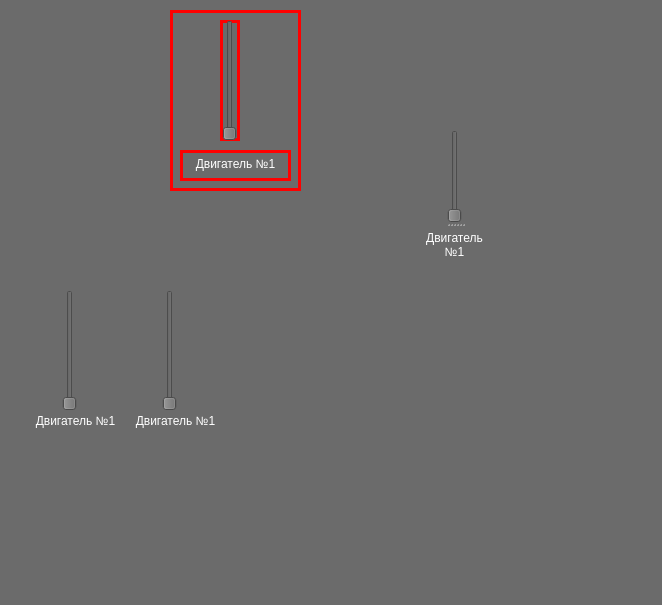
<?xml version="1.0" encoding="UTF-8"?>
<ui version="4.0">
 <class>MainWindow</class>
 <widget class="QMainWindow" name="MainWindow">
  <property name="geometry">
   <rect>
    <x>0</x>
    <y>0</y>
    <width>662</width>
    <height>605</height>
   </rect>
  </property>
  <property name="windowTitle">
   <string>MainWindow</string>
  </property>
  <property name="styleSheet">
   <string notr="true">background-color: rgb(107, 107, 107);</string>
  </property>
  <widget class="QWidget" name="centralwidget">
   <widget class="QGroupBox" name="groupBox">
    <property name="geometry">
     <rect>
      <x>170</x>
      <y>10</y>
      <width>131</width>
      <height>181</height>
     </rect>
    </property>
    <property name="styleSheet">
     <string notr="true">border: 3px solid;
border-color: rgb(255, 0, 0);</string>
    </property>
    <property name="title">
     <string/>
    </property>
    <widget class="QTextEdit" name="textEdit">
     <property name="geometry">
      <rect>
       <x>10</x>
       <y>140</y>
       <width>111</width>
       <height>31</height>
      </rect>
     </property>
     <property name="styleSheet">
      <string notr="true">color: rgb(255, 255, 255);</string>
     </property>
     <property name="frameShape">
      <enum>QFrame::Shape::NoFrame</enum>
     </property>
     <property name="frameShadow">
      <enum>QFrame::Shadow::Plain</enum>
     </property>
     <property name="lineWidth">
      <number>0</number>
     </property>
     <property name="html">
      <string>&lt;!DOCTYPE HTML PUBLIC &quot;-//W3C//DTD HTML 4.0//EN&quot; &quot;http://www.w3.org/TR/REC-html40/strict.dtd&quot;&gt;
&lt;html&gt;&lt;head&gt;&lt;meta name=&quot;qrichtext&quot; content=&quot;1&quot; /&gt;&lt;meta charset=&quot;utf-8&quot; /&gt;&lt;style type=&quot;text/css&quot;&gt;
p, li { white-space: pre-wrap; }
hr { height: 1px; border-width: 0; }
li.unchecked::marker { content: &quot;\2610&quot;; }
li.checked::marker { content: &quot;\2612&quot;; }
&lt;/style&gt;&lt;/head&gt;&lt;body style=&quot; font-family:'Segoe UI'; font-size:9pt; font-weight:400; font-style:normal;&quot;&gt;
&lt;p align=&quot;center&quot; style=&quot; margin-top:0px; margin-bottom:0px; margin-left:0px; margin-right:0px; -qt-block-indent:0; text-indent:0px;&quot;&gt;Двигатель №1&lt;/p&gt;&lt;/body&gt;&lt;/html&gt;</string>
     </property>
    </widget>
    <widget class="QSlider" name="verticalSlider">
     <property name="geometry">
      <rect>
       <x>50</x>
       <y>10</y>
       <width>20</width>
       <height>121</height>
      </rect>
     </property>
     <property name="orientation">
      <enum>Qt::Orientation::Vertical</enum>
     </property>
    </widget>
   </widget>
   <widget class="QTextEdit" name="textEdit_2">
    <property name="geometry">
     <rect>
      <x>20</x>
      <y>410</y>
      <width>111</width>
      <height>31</height>
     </rect>
    </property>
    <property name="styleSheet">
     <string notr="true">color: rgb(255, 255, 255);</string>
    </property>
    <property name="frameShape">
     <enum>QFrame::Shape::NoFrame</enum>
    </property>
    <property name="frameShadow">
     <enum>QFrame::Shadow::Plain</enum>
    </property>
    <property name="lineWidth">
     <number>0</number>
    </property>
    <property name="html">
     <string>&lt;!DOCTYPE HTML PUBLIC &quot;-//W3C//DTD HTML 4.0//EN&quot; &quot;http://www.w3.org/TR/REC-html40/strict.dtd&quot;&gt;
&lt;html&gt;&lt;head&gt;&lt;meta name=&quot;qrichtext&quot; content=&quot;1&quot; /&gt;&lt;meta charset=&quot;utf-8&quot; /&gt;&lt;style type=&quot;text/css&quot;&gt;
p, li { white-space: pre-wrap; }
hr { height: 1px; border-width: 0; }
li.unchecked::marker { content: &quot;\2610&quot;; }
li.checked::marker { content: &quot;\2612&quot;; }
&lt;/style&gt;&lt;/head&gt;&lt;body style=&quot; font-family:'Segoe UI'; font-size:9pt; font-weight:400; font-style:normal;&quot;&gt;
&lt;p align=&quot;center&quot; style=&quot; margin-top:0px; margin-bottom:0px; margin-left:0px; margin-right:0px; -qt-block-indent:0; text-indent:0px;&quot;&gt;Двигатель №1&lt;/p&gt;&lt;/body&gt;&lt;/html&gt;</string>
    </property>
   </widget>
   <widget class="QSlider" name="verticalSlider_2">
    <property name="geometry">
     <rect>
      <x>60</x>
      <y>290</y>
      <width>20</width>
      <height>121</height>
     </rect>
    </property>
    <property name="orientation">
     <enum>Qt::Orientation::Vertical</enum>
    </property>
   </widget>
   <widget class="QTextEdit" name="textEdit_3">
    <property name="geometry">
     <rect>
      <x>120</x>
      <y>410</y>
      <width>111</width>
      <height>31</height>
     </rect>
    </property>
    <property name="styleSheet">
     <string notr="true">color: rgb(255, 255, 255);</string>
    </property>
    <property name="frameShape">
     <enum>QFrame::Shape::NoFrame</enum>
    </property>
    <property name="frameShadow">
     <enum>QFrame::Shadow::Plain</enum>
    </property>
    <property name="lineWidth">
     <number>0</number>
    </property>
    <property name="html">
     <string>&lt;!DOCTYPE HTML PUBLIC &quot;-//W3C//DTD HTML 4.0//EN&quot; &quot;http://www.w3.org/TR/REC-html40/strict.dtd&quot;&gt;
&lt;html&gt;&lt;head&gt;&lt;meta name=&quot;qrichtext&quot; content=&quot;1&quot; /&gt;&lt;meta charset=&quot;utf-8&quot; /&gt;&lt;style type=&quot;text/css&quot;&gt;
p, li { white-space: pre-wrap; }
hr { height: 1px; border-width: 0; }
li.unchecked::marker { content: &quot;\2610&quot;; }
li.checked::marker { content: &quot;\2612&quot;; }
&lt;/style&gt;&lt;/head&gt;&lt;body style=&quot; font-family:'Segoe UI'; font-size:9pt; font-weight:400; font-style:normal;&quot;&gt;
&lt;p align=&quot;center&quot; style=&quot; margin-top:0px; margin-bottom:0px; margin-left:0px; margin-right:0px; -qt-block-indent:0; text-indent:0px;&quot;&gt;Двигатель №1&lt;/p&gt;&lt;/body&gt;&lt;/html&gt;</string>
    </property>
   </widget>
   <widget class="QSlider" name="verticalSlider_3">
    <property name="geometry">
     <rect>
      <x>160</x>
      <y>290</y>
      <width>20</width>
      <height>121</height>
     </rect>
    </property>
    <property name="orientation">
     <enum>Qt::Orientation::Vertical</enum>
    </property>
   </widget>
   <widget class="QSplitter" name="splitter">
    <property name="geometry">
     <rect>
      <x>420</x>
      <y>130</y>
      <width>69</width>
      <height>311</height>
     </rect>
    </property>
    <property name="orientation">
     <enum>Qt::Orientation::Vertical</enum>
    </property>
    <widget class="QSlider" name="verticalSlider_4">
     <property name="orientation">
      <enum>Qt::Orientation::Vertical</enum>
     </property>
    </widget>
    <widget class="QTextEdit" name="textEdit_4">
     <property name="maximumSize">
      <size>
       <width>69</width>
       <height>16777215</height>
      </size>
     </property>
     <property name="whatsThis">
      <string>&lt;html&gt;&lt;head/&gt;&lt;body&gt;&lt;p align=&quot;right&quot;&gt;&lt;br/&gt;&lt;/p&gt;&lt;/body&gt;&lt;/html&gt;</string>
     </property>
     <property name="styleSheet">
      <string notr="true">color: rgb(255, 255, 255);</string>
     </property>
     <property name="frameShape">
      <enum>QFrame::Shape::NoFrame</enum>
     </property>
     <property name="frameShadow">
      <enum>QFrame::Shadow::Plain</enum>
     </property>
     <property name="lineWidth">
      <number>0</number>
     </property>
     <property name="html">
      <string>&lt;!DOCTYPE HTML PUBLIC &quot;-//W3C//DTD HTML 4.0//EN&quot; &quot;http://www.w3.org/TR/REC-html40/strict.dtd&quot;&gt;
&lt;html&gt;&lt;head&gt;&lt;meta name=&quot;qrichtext&quot; content=&quot;1&quot; /&gt;&lt;meta charset=&quot;utf-8&quot; /&gt;&lt;style type=&quot;text/css&quot;&gt;
p, li { white-space: pre-wrap; }
hr { height: 1px; border-width: 0; }
li.unchecked::marker { content: &quot;\2610&quot;; }
li.checked::marker { content: &quot;\2612&quot;; }
&lt;/style&gt;&lt;/head&gt;&lt;body style=&quot; font-family:'Segoe UI'; font-size:9pt; font-weight:400; font-style:normal;&quot;&gt;
&lt;p align=&quot;center&quot; style=&quot; margin-top:0px; margin-bottom:0px; margin-left:0px; margin-right:0px; -qt-block-indent:0; text-indent:0px;&quot;&gt;Двигатель №1&lt;/p&gt;&lt;/body&gt;&lt;/html&gt;</string>
     </property>
    </widget>
   </widget>
  </widget>
  <widget class="QMenuBar" name="menubar">
   <property name="geometry">
    <rect>
     <x>0</x>
     <y>0</y>
     <width>662</width>
     <height>22</height>
    </rect>
   </property>
  </widget>
  <widget class="QStatusBar" name="statusbar"/>
 </widget>
 <resources/>
 <connections/>
</ui>
